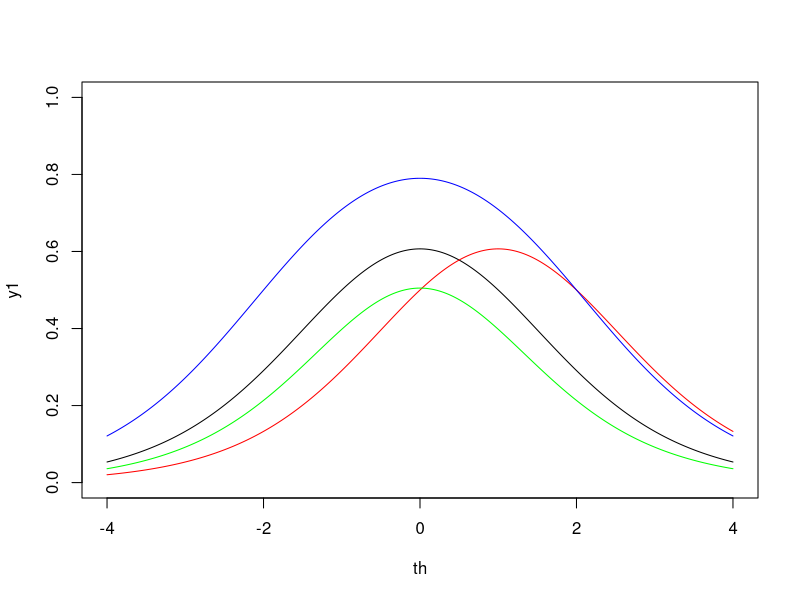
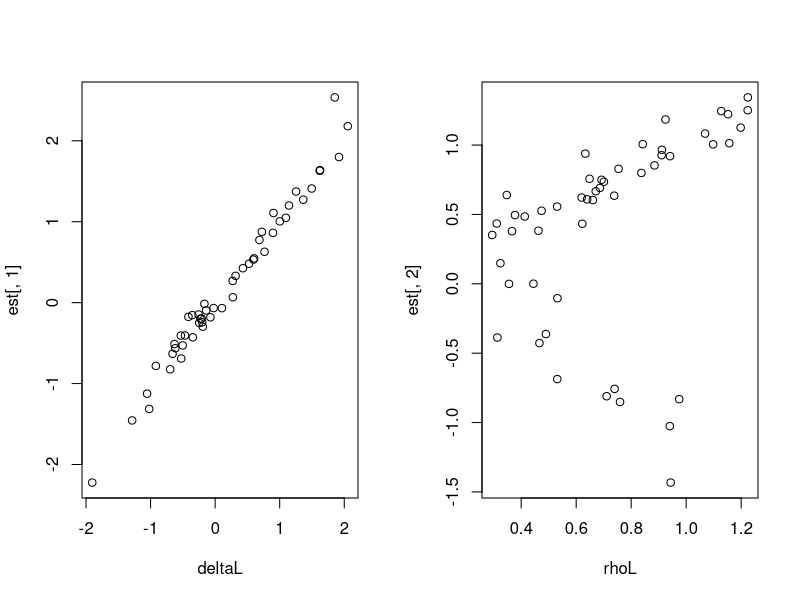
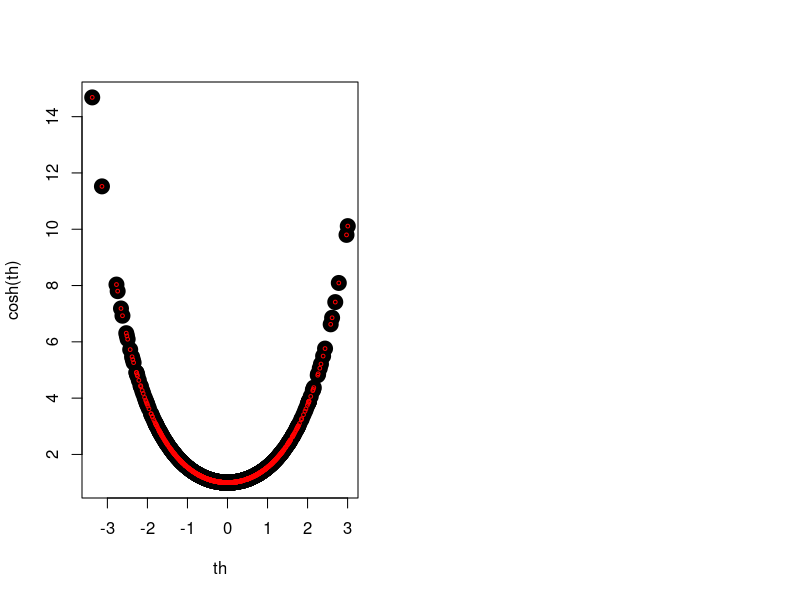

R code for these plots, in order:
sim<-function(th,delta,rho,resp=FALSE) { #simulate data from andrich's irf
    ##eqn 21.17 in handbook, u=1
    n<-cosh(rho)
    gamma<-cosh(rho)+cosh(th-delta)
    p<-cosh(rho)/gamma 
    if (resp) rbinom(length(p),1,p) else p
}

th<-seq(-4,4,length.out=1000)
y1<-sim(th,delta=0,rho=1)
plot(th,y1,type='l',ylim=0:1) #let's make sure this looks ok

lines(th,sim(th,delta=1,rho=1),col='red')
lines(th,sim(th,delta=0,rho=2),col='blue')
lines(th,sim(th,delta=0,rho=.2),col='green')


th<-rnorm(1000) #generate a grabbag of thetas
y<-sim(th,delta=.25,rho=.75,resp=TRUE)
like<-function(pars,th,resp) { #a likelihood function we'll use for ML
    delta<-pars[1]
    rho<-pars[2]
    gamma<-cosh(rho)+cosh(th-delta)
    term1<-(cosh(rho))^resp
    term2<-(cosh(th-delta))^(1-resp)
    -sum(log(term1*term2/gamma))
}

est<-optim(c(0,1),like,th=th,resp=y) #doing ML
est$par ##these should match the values we fed to sim()

##let's do this at scale
deltaL<-rnorm(50) #50 items
rhoL<-runif(50,min=.25,max=1.25)
est<-list()
for (i in 1:length(deltaL)) {
    y<-sim(th,delta=deltaL[i],rho=rhoL[i],resp=TRUE)
    est[[i]]<-optim(c(0,1),like,th=th,resp=y)$par
}
est<-do.call("rbind",est)

par(mfrow=c(1,2))
plot(deltaL,est[,1]) #looks good!
plot(rhoL,est[,2]) #what is going on here?

plot(th,cosh(th),cex=2,pch=19)
points(th,cosh(-th),col='red',cex=.5)
